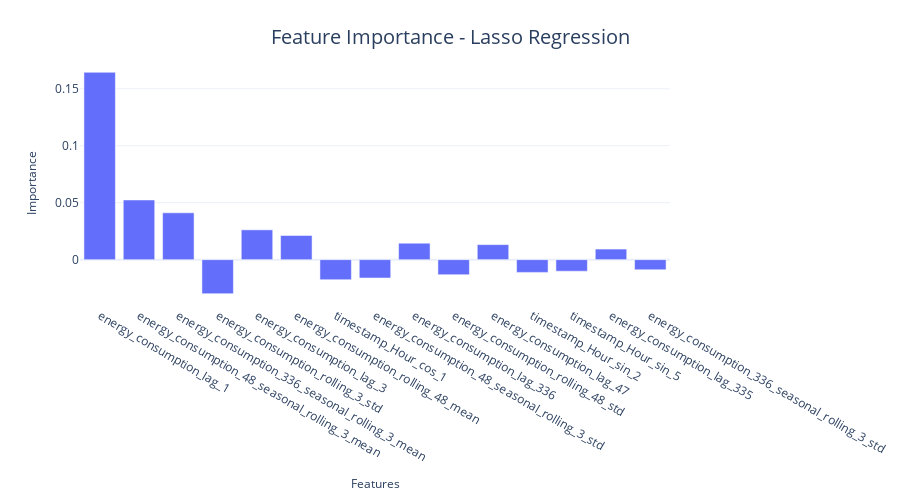

The cell this chart's notebook holds for it:
### Code cell
fig = px.bar(feat_df.head(15), x="feature", y="importance")
format_plot(fig, xlabel="Features", ylabel="Importance", title=f"Feature Importance - {model_config.name}", font_size=12)
fig.write_image("imgs/chapter_7/lasso_reg_fimp.png")
fig.show()

### Figure 1 — Plotly figure (JSON) as saved in the notebook; plotly's stock layout.template omitted (floating-point values rounded to 4 significant figures)
{"data": [{"alignmentgroup": "True", "hovertemplate": "feature=%{x}<br>importance=%{y}<extra></extra>", "legendgroup": "", "marker": {"color": "#636efa", "pattern": {"shape": ""}}, "name": "", "offsetgroup": "", "orientation": "v", "showlegend": false, "textposition": "auto", "type": "bar", "x": ["energy_consumption_lag_1", "energy_consumption_48_seasonal_rolling_3_mean", "energy_consumption_336_seasonal_rolling_3_mean", "energy_consumption_rolling_3_std", "energy_consumption_lag_3", "energy_consumption_rolling_48_mean", "timestamp_Hour_cos_1", "energy_consumption_48_seasonal_rolling_3_std", "energy_consumption_lag_336", "energy_consumption_rolling_48_std", "energy_consumption_lag_47", "timestamp_Hour_sin_2", "timestamp_Hour_sin_5", "energy_consumption_lag_335", "energy_consumption_336_seasonal_rolling_3_std"], "xaxis": "x", "y": [0.1644, 0.05238, 0.04112, -0.02989, 0.02617, 0.02121, -0.0176, -0.01614, 0.01449, -0.0132, 0.01319, -0.01118, -0.01014, 0.009288, -0.00888], "yaxis": "y"}], "layout": {"autosize": false, "barmode": "relative", "height": 500, "legend": {"font": {"size": 12}, "orientation": "h", "title": {}, "tracegroupgap": 0, "x": 1, "xanchor": "right", "y": 0.98, "yanchor": "bottom"}, "margin": {"t": 60}, "title": {"font": {"size": 20}, "text": "Feature Importance - Lasso Regression", "x": 0.5, "xanchor": "center", "yanchor": "top"}, "width": 900, "xaxis": {"anchor": "y", "domain": [0, 1], "tickfont": {"size": 12}, "title": {"font": {"size": 12}, "text": "Features"}}, "yaxis": {"anchor": "x", "domain": [0, 1], "tickfont": {"size": 12}, "title": {"font": {"size": 12}, "text": "Importance"}}}}
